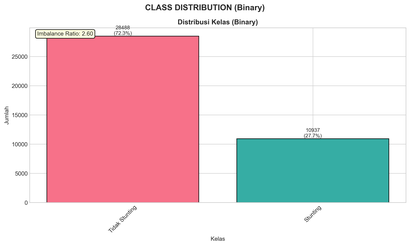
#> input picture reports/figures/03_class_imbalance.png, 410 x 246 px, shrunk from 2968 x 1777 before the run
$ python split_more_figures.py
#> lines starting #> are read from the running program, lines starting #| are printed output that depends on the picture
"""
Script untuk memecah gambar multi-panel menjadi gambar terpisah
Fokus pada: 3.6, 4.1, 4.7, 4.8, 4.9
"""

import matplotlib.pyplot as plt
import matplotlib.image as mpimg
import numpy as np
from pathlib import Path
from PIL import Image

FIGURES_PATH = Path("reports/figures")
FIGURE_DPI = 300

def save_figure(fig, filename):
    """Save figure dengan DPI tinggi"""
    output_path = FIGURES_PATH / f"{filename}.png"
    fig.savefig(output_path, dpi=FIGURE_DPI, bbox_inches='tight', facecolor='white')
    plt.close(fig)
    print(f"  ✅ Saved: {filename}.png")

def split_class_imbalance():
    """
    Memecah 03_class_imbalance.png (Gambar 3.6)
    Biasanya berisi: bar chart + pie chart
    """
    print("\n📊 Memecah Gambar 3.6: Class Imbalance (bar + pie)...")

    img_path = FIGURES_PATH / "03_class_imbalance.png"
    if not img_path.exists():
        print(f"  ⚠️  File tidak ditemukan: {img_path}")
        return

    img = Image.open(img_path)
#> img is the input picture: PIL image 410x246 RGBA; mean R, G, B, A 230, 208.1, 213.1, 255
    img_array = np.array(img)

    # Hitung dimensi untuk split horizontal (bar kiri, pie kanan)
    height, width = img_array.shape[:2]
#> height = 246; width = 410
    mid_width = width // 2
#> mid_width = 205

    # Split menjadi 2 bagian
    left_part = img_array[:, :mid_width]
    right_part = img_array[:, mid_width:]

    # Save bar chart (kiri)
    fig, ax = plt.subplots(figsize=(10, 8))
    ax.imshow(left_part)
    ax.axis('off')
    plt.tight_layout(pad=0)
    save_figure(fig, '03a_class_imbalance_bar')

    # Save pie chart (kanan)
    fig, ax = plt.subplots(figsize=(10, 8))
    ax.imshow(right_part)
    ax.axis('off')
    plt.tight_layout(pad=0)
    save_figure(fig, '03b_class_imbalance_pie')

    print("  ✅ Class Imbalance dipecah: bar (3a) + pie (3b)")

def split_target_distribution():
    """
    Memecah target_distribution.png (Gambar 4.1)
    Biasanya berisi: bar chart + pie chart
    """
    print("\n📊 Memecah Gambar 4.1: Target Distribution (bar + pie)...")

    img_path = FIGURES_PATH / "target_distribution.png"
    if not img_path.exists():
        print(f"  ⚠️  File tidak ditemukan: {img_path}")
        return

    img = Image.open(img_path)
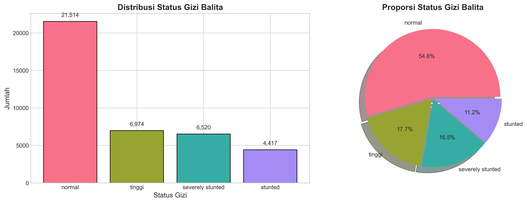
#> input picture reports/figures/target_distribution.png, 527 x 203 px, shrunk from 3812 x 1468 before the run
#> img is the input picture: PIL image 527x203 RGBA; mean R, G, B, A 231, 215.9, 216.6, 255
    img_array = np.array(img)

    height, width = img_array.shape[:2]
#> height = 203; width = 527
    mid_width = width // 2
#> mid_width = 263

    left_part = img_array[:, :mid_width]
#> left_part: shape (203, 263, 4)
    right_part = img_array[:, mid_width:]
#> right_part: shape (203, 264, 4)

    # Save bar chart
    fig, ax = plt.subplots(figsize=(10, 8))
    ax.imshow(left_part)
    ax.axis('off')
    plt.tight_layout(pad=0)
    save_figure(fig, 'target_dist_bar')

    # Save pie chart
    fig, ax = plt.subplots(figsize=(10, 8))
    ax.imshow(right_part)
    ax.axis('off')
    plt.tight_layout(pad=0)
    save_figure(fig, 'target_dist_pie')

    print("  ✅ Target Distribution dipecah: bar + pie")

def split_cv_results():
    """
    Memecah cv_results_comparison.png (Gambar 4.7)
    Biasanya berisi: multiple subplots (metrics comparison)
    """
    print("\n📊 Memecah Gambar 4.7: CV Results Comparison...")

    img_path = FIGURES_PATH / "cv_results_comparison.png"
    if not img_path.exists():
        print(f"  ⚠️  File tidak ditemukan: {img_path}")
        return

    img = Image.open(img_path)
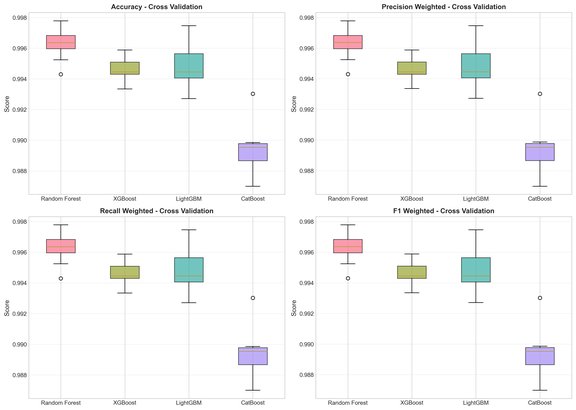
#> input picture reports/figures/cv_results_comparison.png, 576 x 410 px, shrunk from 4169 x 2969 before the run
#> img is the input picture: PIL image 576x410 RGBA; mean R, G, B, A 248, 248.3, 248.3, 255
    img_array = np.array(img)

    height, width = img_array.shape[:2]
#> height = 410; width = 576

    # Jika layout 2x2 atau 2x3
    # Kita pecah berdasarkan grid
    # Untuk sekarang kita buat 1 versi besar dulu

    fig, ax = plt.subplots(figsize=(14, 10))
    ax.imshow(img_array)
    ax.axis('off')
    plt.tight_layout(pad=0)
    save_figure(fig, 'cv_results_large')

    print("  ✅ CV Results diperbesar menjadi 1 gambar besar (14×10 inches)")

def split_model_comparison_summary():
    """
    Memecah model_comparison_summary.png (Gambar 4.8)
    Dashboard dengan banyak panel - pecah menjadi komponen-komponen
    """
    print("\n📊 Memecah Gambar 4.8: Model Comparison Summary (Dashboard)...")

    img_path = FIGURES_PATH / "model_comparison_summary.png"
    if not img_path.exists():
        print(f"  ⚠️  File tidak ditemukan: {img_path}")
        return

    img = Image.open(img_path)
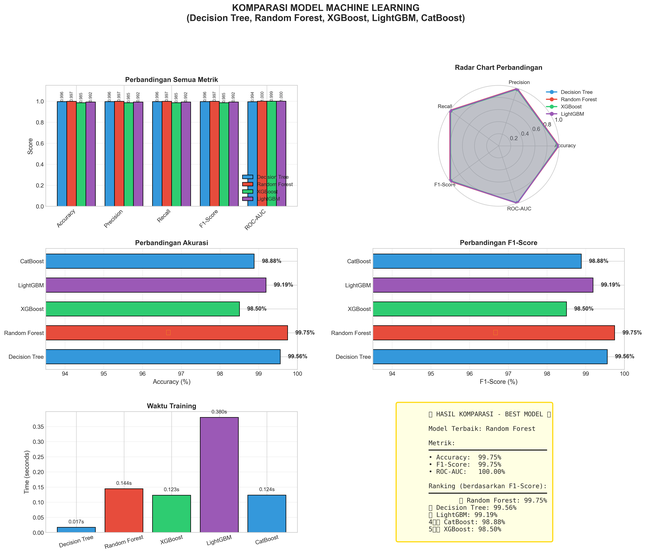
#> input picture reports/figures/model_comparison_summary.png, 646 x 554 px, shrunk from 4672 x 4007 before the run
#> img is the input picture: PIL image 646x554 RGBA; mean R, G, B, A 223.6, 225.2, 227.5, 255
    img_array = np.array(img)

    height, width = img_array.shape[:2]
#> height = 554; width = 646

    # Dashboard biasanya punya layout 2x3 atau 3x2
    # Kita pecah ke 6 bagian

    # Coba grid 2 rows x 3 cols
    row_height = height // 2
#> row_height = 277
    col_width = width // 3
#> col_width = 215

    parts = []
    labels = ['metrics_table', 'roc_curves', 'pr_curves',
              'confusion_matrices', 'feature_importance', 'training_time']

    for i in range(2):  # rows
        for j in range(3):  # cols
            y_start = i * row_height
            y_end = (i + 1) * row_height if i < 1 else height
            x_start = j * col_width
            x_end = (j + 1) * col_width if j < 2 else width

            part = img_array[y_start:y_end, x_start:x_end]
            parts.append(part)
#> after the loop, parts = 6 items

    # Save each part
    for idx, (part, label) in enumerate(zip(parts, labels)):
        fig, ax = plt.subplots(figsize=(12, 9))
        ax.imshow(part)
        ax.axis('off')
        plt.tight_layout(pad=0)
        save_figure(fig, f'summary_{idx+1}_{label}')
#> this loop made 6 passes
#> label on passes 1 to 6: 'metrics_table', 'roc_curves', 'pr_curves', 'confusion_matrices', 'feature_importance', 'training_time'
#|   ✅ Saved: summary_1_metrics_table.png
#|   ✅ Saved: summary_2_roc_curves.png
#|   ✅ Saved: summary_3_pr_curves.png
#|   ✅ Saved: summary_4_confusion_matrices.png
#|   ✅ Saved: summary_5_feature_importance.png
#|   ✅ Saved: summary_6_training_time.png

    print(f"  ✅ Dashboard dipecah menjadi {len(parts)} komponen terpisah")
#|   ✅ Dashboard dipecah menjadi 6 komponen terpisah

def split_confusion_matrix_comparison():
    """
    Memecah confusion_matrix_comparison.png (Gambar 4.9)
    Grid 3×2 (6 model) → 6 gambar terpisah
    """
    print("\n📊 Memecah Gambar 4.9: Confusion Matrix Comparison (3×2 grid)...")

    img_path = FIGURES_PATH / "confusion_matrix_comparison.png"
    if not img_path.exists():
        print(f"  ⚠️  File tidak ditemukan: {img_path}")
        return

    img = Image.open(img_path)
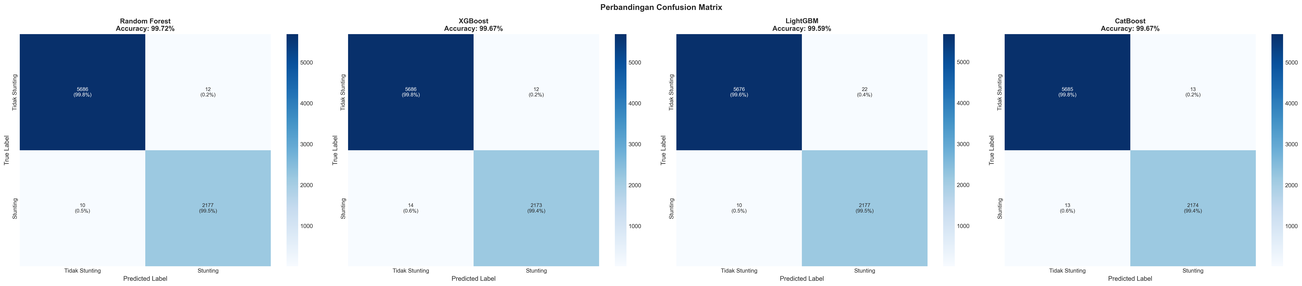
#> input picture reports/figures/confusion_matrix_comparison.png, 1302 x 286 px, shrunk from 9419 x 2071 before the run
#> img is the input picture: PIL image 1302x286 RGBA; mean R, G, B, A 192.7, 208.6, 224, 255
    img_array = np.array(img)

    height, width = img_array.shape[:2]
#> height = 286; width = 1302

    # Grid 3 rows x 2 cols (6 models)
    n_rows = 3
    n_cols = 2

    row_height = height // n_rows
#> row_height = 95
    col_width = width // n_cols

    models = ['Decision Tree', 'Random Forest', 'XGBoost',
              'LightGBM', 'CatBoost', 'Extra Model']

    parts = []
    for i in range(n_rows):
        for j in range(n_cols):
            y_start = i * row_height
            y_end = (i + 1) * row_height if i < n_rows - 1 else height
            x_start = j * col_width
            x_end = (j + 1) * col_width if j < n_cols - 1 else width

            part = img_array[y_start:y_end, x_start:x_end]
            parts.append(part)
#> after the loop, parts = 6 items

    # Save each confusion matrix
    model_names = ['dt', 'rf', 'xgb', 'lgbm', 'catboost', 'model6']

    for idx, (part, model_name) in enumerate(zip(parts[:5], model_names[:5])):
        fig, ax = plt.subplots(figsize=(10, 9))
        ax.imshow(part)
        ax.axis('off')
        plt.tight_layout(pad=0)
        save_figure(fig, f'cm_{idx+1}_{model_name}')
#> this loop made 5 passes
#|   ✅ Saved: cm_1_dt.png
#|   ✅ Saved: cm_2_rf.png
#|   ✅ Saved: cm_3_xgb.png
#|   ✅ Saved: cm_4_lgbm.png
#|   ✅ Saved: cm_5_catboost.png
#> pass 1, in save_figure (call 12), `fig.savefig(output_path, dpi=FIGURE_DPI, bbox_inches='tight', facecolo..`:
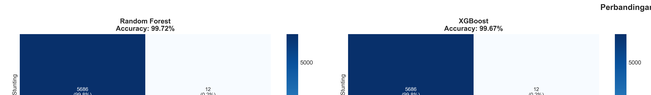
#> shown: shape (95, 651, 4); mean R, G, B, A 184.3, 196.7, 213.8, 255

    print(f"  ✅ Confusion Matrices dipecah menjadi 5 gambar terpisah per model")

def split_feature_importance_comparison():
    """
    Memecah feature_importance_comparison_multi.png
    Grid 3×2 → 6 gambar terpisah
    """
    print("\n📊 Memecah Feature Importance Comparison (3×2 grid)...")

    img_path = FIGURES_PATH / "feature_importance_comparison_multi.png"
    if not img_path.exists():
        print(f"  ⚠️  File tidak ditemukan: {img_path}")
        return

    img = Image.open(img_path)
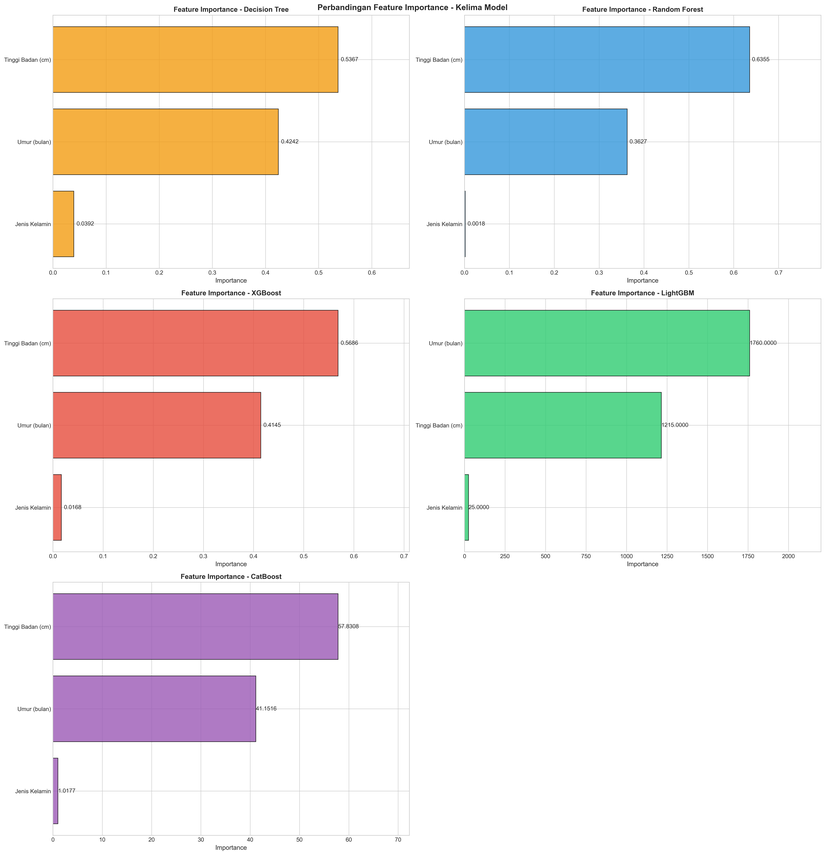
#> input picture reports/figures/feature_importance_comparison_multi.png, 825 x 855 px, shrunk from 5969 x 6187 before the run
#> img is the input picture: PIL image 825x855 RGBA; mean R, G, B, A 233, 230.4, 226.7, 255
    img_array = np.array(img)

    height, width = img_array.shape[:2]

    n_rows = 3
    n_cols = 2

    row_height = height // n_rows
    col_width = width // n_cols

    parts = []
    for i in range(n_rows):
        for j in range(n_cols):
            y_start = i * row_height
            y_end = (i + 1) * row_height if i < n_rows - 1 else height
            x_start = j * col_width
            x_end = (j + 1) * col_width if j < n_cols - 1 else width

            part = img_array[y_start:y_end, x_start:x_end]
            parts.append(part)
#> after the loop, parts = 6 items

    model_names = ['dt', 'rf', 'xgb', 'lgbm', 'catboost', 'model6']

    for idx, (part, model_name) in enumerate(zip(parts[:5], model_names[:5])):
        fig, ax = plt.subplots(figsize=(10, 8))
        ax.imshow(part)
        ax.axis('off')
        plt.tight_layout(pad=0)
        save_figure(fig, f'fi_{idx+1}_{model_name}')
#> this loop made 5 passes
#|   ✅ Saved: fi_1_dt.png
#|   ✅ Saved: fi_2_rf.png
#|   ✅ Saved: fi_3_xgb.png
#|   ✅ Saved: fi_4_lgbm.png
#|   ✅ Saved: fi_5_catboost.png
#> pass 2, in save_figure (call 18), `fig.savefig(output_path, dpi=FIGURE_DPI, bbox_inches='tight', facecolo..`:
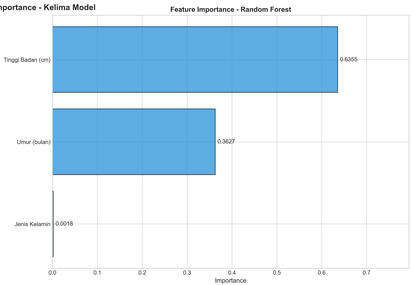
#> shown: shape (285, 413, 4); mean R, G, B, A 211.3, 230.9, 244.3, 255

    print(f"  ✅ Feature Importance dipecah menjadi 5 gambar terpisah per model")

def main():
    """Main function"""
    print("\n" + "="*70)
    print("  MEMECAH LEBIH BANYAK GAMBAR UNTUK SKRIPSI")
    print("="*70)
    print("\nTarget gambar:")
    print("  - Gambar 3.6: Class Imbalance (bar + pie)")
    print("  - Gambar 4.1: Target Distribution (bar + pie)")
    print("  - Gambar 4.7: CV Results")
    print("  - Gambar 4.8: Model Comparison Summary (Dashboard)")
    print("  - Gambar 4.9: Confusion Matrix Comparison (grid 3×2)")
    print("  - Bonus: Feature Importance Comparison (grid 3×2)")

    if not FIGURES_PATH.exists():
        print(f"\n❌ Error: Folder {FIGURES_PATH} tidak ditemukan!")
        return

    # Split images
    split_class_imbalance()
    split_target_distribution()
    split_cv_results()
    split_model_comparison_summary()
    split_confusion_matrix_comparison()
    split_feature_importance_comparison()

    # Summary
    print("\n" + "="*70)
    print("  ✅ SELESAI!")
    print("="*70)
    print("\n📋 Ringkasan gambar yang dipecah:")
    print("\n1. Gambar 3.6 (Class Imbalance):")
    print("   - 03a_class_imbalance_bar.png")
    print("   - 03b_class_imbalance_pie.png")

    print("\n2. Gambar 4.1 (Target Distribution):")
    print("   - target_dist_bar.png")
    print("   - target_dist_pie.png")

    print("\n3. Gambar 4.7 (CV Results):")
    print("   - cv_results_large.png (diperbesar)")

    print("\n4. Gambar 4.8 (Dashboard):")
    print("   - summary_1_metrics_table.png")
    print("   - summary_2_roc_curves.png")
    print("   - summary_3_pr_curves.png")
    print("   - summary_4_confusion_matrices.png")
    print("   - summary_5_feature_importance.png")
    print("   - summary_6_training_time.png")

    print("\n5. Gambar 4.9 (Confusion Matrices):")
    print("   - cm_1_dt.png (Decision Tree)")
    print("   - cm_2_rf.png (Random Forest)")
    print("   - cm_3_xgb.png (XGBoost)")
    print("   - cm_4_lgbm.png (LightGBM)")
    print("   - cm_5_catboost.png (CatBoost)")

    print("\n6. Bonus (Feature Importance):")
    print("   - fi_1_dt.png sampai fi_5_catboost.png")

    print("\n💡 Semua gambar diperbesar untuk keterbacaan optimal!")
    print("   Ukuran: 10-14 inches, DPI 300")
    print("\n" + "="*70)

if __name__ == "__main__":
    main()
